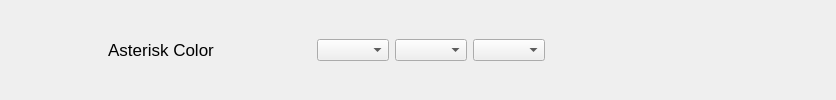
                        <widget class="QWidget" name="asterisk_color_everything" native="true">
                         <layout class="QHBoxLayout" name="horizontalLayout_41">
                          <item>
                           <widget class="QLabel" name="asterisk_color">
                            <property name="minimumSize">
                             <size>
                              <width>300</width>
                              <height>0</height>
                             </size>
                            </property>
                            <property name="font">
                             <font>
                              <pointsize>13</pointsize>
                              <fontweight>DemiBold</fontweight>
                             </font>
                            </property>
                            <property name="toolTip">
                             <string>Changes the color of the created asterisks</string>
                            </property>
                            <property name="text">
                             <string>Asterisk Color</string>
                            </property>
                            <property name="alignment">
                             <set>Qt::AlignmentFlag::AlignCenter</set>
                            </property>
                           </widget>
                          </item>
                          <item>
                           <layout class="QHBoxLayout" name="horizontalLayout_5">
                            <item>
                             <widget class="QComboBox" name="asterisk_color_selector_1"/>
                            </item>
                            <item>
                             <widget class="QComboBox" name="asterisk_color_selector_2"/>
                            </item>
                            <item>
                             <widget class="QComboBox" name="asterisk_color_selector_3"/>
                            </item>
                           </layout>
                          </item>
                          <item>
                           <spacer name="horizontalSpacer_32">
                            <property name="orientation">
                             <enum>Qt::Orientation::Horizontal</enum>
                            </property>
                            <property name="sizeType">
                             <enum>QSizePolicy::Policy::Fixed</enum>
                            </property>
                            <property name="sizeHint" stdset="0">
                             <size>
                              <width>40</width>
                              <height>20</height>
                             </size>
                            </property>
                           </spacer>
                          </item>
                          <item>
                           <spacer name="horizontalSpacer_19">
                            <property name="orientation">
                             <enum>Qt::Orientation::Horizontal</enum>
                            </property>
                            <property name="sizeType">
                             <enum>QSizePolicy::Policy::Fixed</enum>
                            </property>
                            <property name="sizeHint" stdset="0">
                             <size>
                              <width>200</width>
                              <height>20</height>
                             </size>
                            </property>
                           </spacer>
                          </item>
                          <item>
                           <spacer name="horizontalSpacer_31">
                            <property name="orientation">
                             <enum>Qt::Orientation::Horizontal</enum>
                            </property>
                            <property name="sizeType">
                             <enum>QSizePolicy::Policy::Fixed</enum>
                            </property>
                            <property name="sizeHint" stdset="0">
                             <size>
                              <width>40</width>
                              <height>20</height>
                             </size>
                            </property>
                           </spacer>
                          </item>
                         </layout>
                        </widget>
